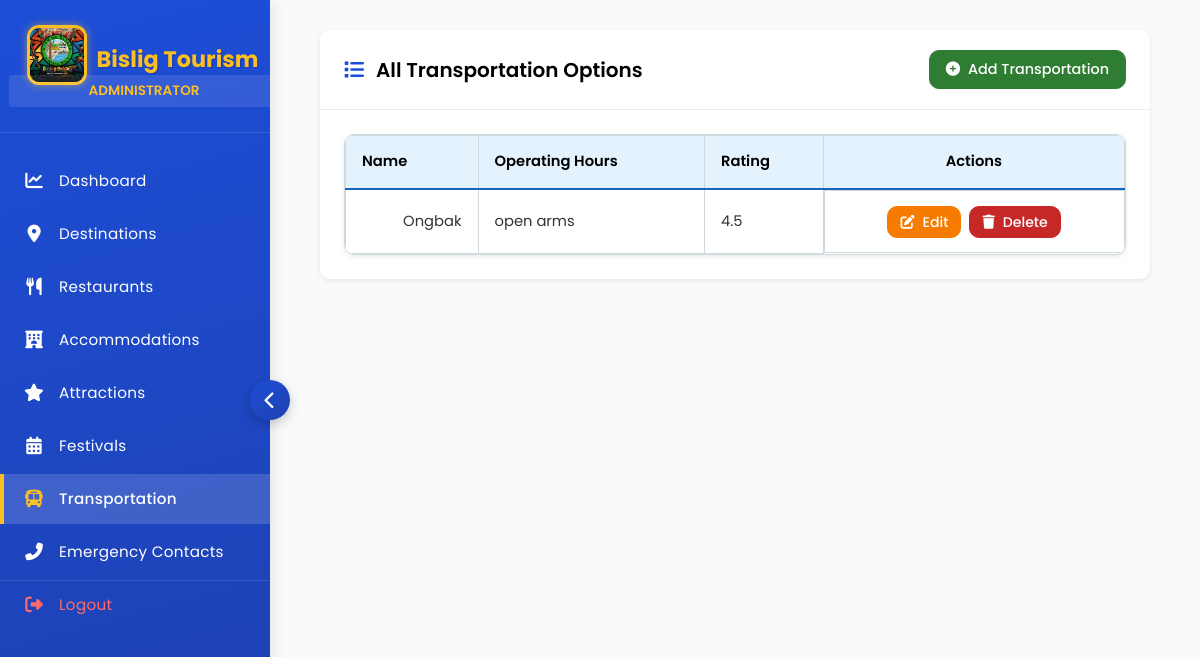
Page /admin/manage_transportation.php (signed in) on the committed database.
### tables this page shows
CREATE TABLE `transportation` (
  `id` int(11) NOT NULL,
  `name` varchar(100) NOT NULL,
  `description` text NOT NULL,
  `operating_hours` varchar(100) DEFAULT NULL,
  `rating` decimal(2,1) DEFAULT 0.0,
  `created_at` timestamp NOT NULL DEFAULT current_timestamp(),
  `updated_at` timestamp NOT NULL DEFAULT current_timestamp() ON UPDATE current_timestamp()
);

### admin/manage_transportation.php (the view, shortened to what this page needs)
<?php
include 'database.php';
$result = mysqli_query($conn, "SELECT * FROM transportation ORDER BY id DESC");
?>
<!DOCTYPE html>
<html lang="en">
<head>
    <link rel="stylesheet" href="https://cdnjs.cloudflare.com/ajax/libs/font-awesome/6.5.1/css/all.min.css">
</head>
<body>
    <?php include 'sidebar.php'; ?>
    <main class="main-content">
        <section class="content-section">
            <div class="card">
                <div class="card-header" style="display: flex; justify-content: space-between; align-items: center;">
                    <h2><i class="fas fa-list"></i> All Transportation Options</h2>
                    <button class="btn btn-success" id="openAddModalBtn" style="margin-left:auto;">
                        <i class="fas fa-plus-circle"></i> Add Transportation
                    </button>
                </div>
                <div class="card-body">
                    <div class="table-responsive">
                        <table class="data-table">
                            <thead>
                                <tr>
                                    <th>Name</th>
                                    <th>Operating Hours</th>
                                    <th>Rating</th>
                                    <th>Actions</th>
                                </tr>
                            </thead>
                            <tbody>
                                <?php if (mysqli_num_rows($result) > 0): ?>
                                    <?php while ($row = mysqli_fetch_assoc($result)): ?>
                                    <tr>
                                        <td><?= htmlspecialchars($row['name']) ?></td>
                                        <td><?= htmlspecialchars($row['operating_hours']) ?></td>
                                        <td><?= $row['rating'] ?></td>
                                        <td class="actions">
                                            <button class="btn btn-warning btn-edit"
                                                data-id="<?= $row['id'] ?>"
                                                data-name="<?= htmlspecialchars($row['name']) ?>"
                                                data-description="<?= htmlspecialchars($row['description']) ?>"
                                                data-operating_hours="<?= htmlspecialchars($row['operating_hours']) ?>"
                                                data-rating="<?= htmlspecialchars($row['rating']) ?>"
                                            >
                                                <i class="fas fa-edit"></i> Edit
                                            </button>
                                            <button class="btn btn-danger btn-sm btn-delete" data-id="<?= $row['id'] ?>" data-name="<?= htmlspecialchars($row['name']) ?>">
                                                <i class="fas fa-trash"></i> Delete
                                            </button>
                                        </td>
                                    </tr>
                                    <?php endwhile; ?>
                                <?php endif; ?>
                            </tbody>
                        </table>
                    </div>
                </div>
            </div>
        </section>
    </main>
</body>
</html>

### admin/manage_transportation.php (style rules this page uses)
:root { --primary-green: #2e7d32; --light-green: #4caf50; --accent-green: #e8f5e9; --primary-blue: #1565c0; --light-blue: #42a5f5; --accent-blue: #e3f2fd; --primary-red: #c62828; --light-red: #ef5350; --accent-red: #ffebee; --primary-maroon: #880e4f; --light-maroon: #ad1457; --accent-maroon: #fce4ec; --neutral-dark: #263238; --neutral-mid: #607d8b; --neutral-light: #eceff1; --white: #ffffff; --border-radius: 6px; --box-shadow-sm: 0 2px 5px rgba(0, 0, 0, 0.08); --box-shadow: 0 4px 12px rgba(0, 0, 0, 0.15); --transition: all 0.2s ease-in-out; --font-family: 'Poppins', sans-serif; --table-border-color: #d0d9dd; --table-header-border-color: var(--primary-blue); }
body { font-family: var(--font-family); background-color: #f8f9fa; color: var(--neutral-dark); margin: 0; line-height: 1.6; }
.content-section { max-width: 1400px; margin: 0 auto; padding: 0 20px; }
.card { background: var(--white); border-radius: var(--border-radius); box-shadow: var(--box-shadow-sm); margin-bottom: 1.5rem; border: none; overflow: hidden; }
.card-header { display: flex; justify-content: space-between; align-items: center; padding: 1.25rem 1.5rem; background: var(--white); border-bottom: 1px solid rgba(0, 0, 0, 0.08); }
.card-header h2 { font-size: 1.25rem; font-weight: 600; color: black; margin: 0; display: flex; align-items: center; }
.card-header h2 i { margin-right: 12px; color: #1d4ed8; }
.card-body { padding: 1.5rem; }
.btn { padding: 0.5rem 1rem; border-radius: var(--border-radius); font-weight: 500; border: none; cursor: pointer; transition: var(--transition); display: inline-flex; align-items: center; justify-content: center; text-decoration: none; white-space: nowrap; font-size: 0.9rem; font-family: var(--font-family); }
.btn i { margin-right: 8px; }
.btn-success { background-color: var(--primary-green); color: var(--white); border: 1px solid var(--primary-green); }
.btn-danger { background-color: var(--primary-red); color: var(--white); border: 1px solid var(--primary-red); }
.btn-warning { background-color: #f57c00; color: var(--white); border: 1px solid #f57c00; }
.btn-sm { padding: 0.35rem 0.75rem; font-size: 0.85rem; }
.table-responsive { overflow-x: auto; border-radius: var(--border-radius); box-shadow: var(--box-shadow-sm); border: 1px solid var(--table-border-color); }
.data-table { width: 100%; border-collapse: collapse; border-spacing: 0; font-size: 0.92rem; white-space: nowrap; border: none; }
.data-table thead th { background-color: var(--accent-blue); color: black; padding: 0.9rem 1rem; font-weight: 600; position: sticky; top: 0; z-index: 10; border: 1px solid var(--table-border-color); border-bottom: 2px solid var(--table-header-border-color); text-align: left; }
.data-table thead th:last-child { text-align: center; }
.data-table tbody tr { transition: var(--transition); border-bottom: 1px solid var(--table-border-color); }
.data-table tbody tr:last-child { border-bottom: none; }
.data-table td { padding: 0.9rem 1rem; border: 1px solid var(--table-border-color); vertical-align: middle; }
.data-table td:first-child { text-align: right; }
.data-table td:last-child { text-align: center; }
.data-table .actions { display: flex; gap: 8px; justify-content: center; align-items: center; }
.data-table .actions .btn { display: inline-flex; align-items: center; justify-content: center; height: 32px; min-height: 32px; padding: 0 12px; font-size: 0.88rem; line-height: 1; box-sizing: border-box; }

### admin/sidebar.php (style rules this page uses)
:root { --primary-color: #1d4ed8; --primary-dark: #1e40af; --primary-light: #3b82f6; --secondary-color: #e0f2fe; --accent-color: #fbbf24; --text-color: #333333; --light-text: #ffffff; --muted-text: #777777; --bg-color: #f8fafc; --card-bg: #ffffff; --sidebar-width: 270px; --sidebar-collapsed: 80px; --header-height: 70px; --border-radius: 10px; --card-radius: 12px; --shadow: 0 4px 15px rgba(0, 0, 0, 0.08); --sidebar-shadow: 2px 0 15px rgba(0, 0, 0, 0.1); --card-shadow: 0 6px 15px rgba(29, 78, 216, 0.08); --transition: all 0.3s ease; --menu-item-height: 50px; }
* { box-sizing: border-box; }
body { font-family: 'Poppins', sans-serif; margin: 0; background-color: var(--bg-color); color: var(--text-color); overflow-x: hidden; }
.main-content { transition: margin-left var(--transition); margin-left: var(--sidebar-width); padding: 30px; min-height: 100vh; background-color: var(--bg-color); box-sizing: border-box; }

### rows in the picture
transportation: name "Ongbak", operating_hours "open arms", rating "4.5"
